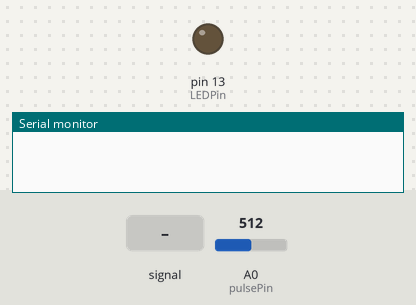
A sketch run on a simulated Arduino Uno, built with avr-gcc and run on an emulated ATmega328P. Parts: output pins drawn as LEDs (lit = HIGH), the last lines printed to the serial monitor. The inputs (shaded band) are chosen by the test bench; at power-on: A0 (pulsePin) = 512.

Above: at 1.2 s.
1.3 s: A0 (pulsePin) fed a 200 Hz sine of ±81 counts around its level
At 4.0 s:
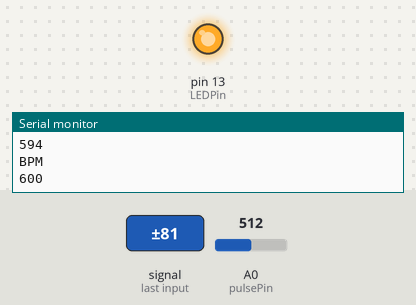
4.3 s: A0 (pulsePin) set to 535
At 5.3 s:
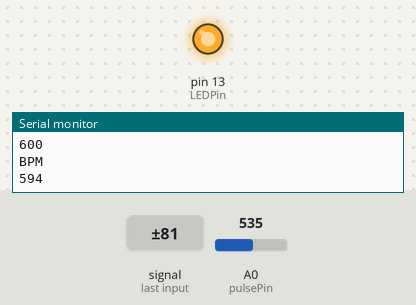
5.8 s: A0 (pulsePin) set to 514
At 6.6 s:
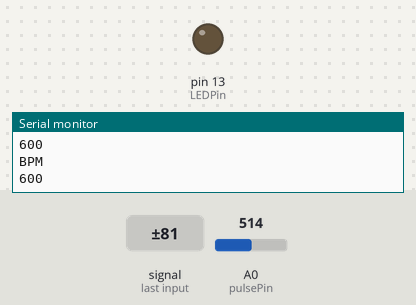
Timing chart, 0 to 8.8 s (numbered marks = the images above; inputs shaded):
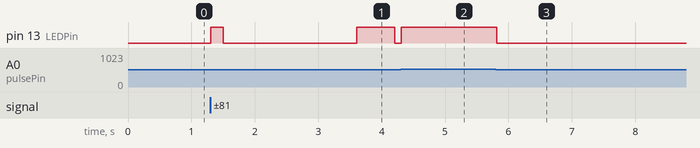

The sketch:

3.ino
```cpp
int pulsePin = A0;    // パルスセンサの入力ピンをA0にする
int LEDPin = 13;      // LEDのピンを13番にする
int pulseVal;         // パルスセンサの値を格納する変数
int threshold = 525;  // 心拍のしきい値、pulseValがこれより大きいとき心拍したとする
long time;
long previousTime; //todo
long timeDiff;
long bpm;

void setup() {
  pinMode(LEDPin, OUTPUT); // LEDPinを出力に設定する
  Serial.begin(9600);      // シリアル通信の開始
  previousTime = millis(); // todo
}

void loop() {
  pulseVal = analogRead(pulsePin);   // パルスセンサの読み取り
  //Serial.println(pulseVal);        // シリアルモニタに表示

  if(pulseVal >= threshold){         // もしパルスセンサの値(pulseVal)がしきい値(threshold)より大きければ
    digitalWrite(LEDPin, HIGH);      // LEDをつける
    time = millis();                 // 現在の時間を計測
    timeDiff = time - previousTime;  // 前回の心拍からの経過時間を計算する
    bpm = (60000) / timeDiff;        // bpmの計算
    Serial.println("BPM");           // シリアルモニタに表示
    //Serial.println(timeDiff);
    Serial.println(bpm);
    previousTime = time;             // previousTimeの更新
  }
  else{                              // でなければ
    digitalWrite(LEDPin, LOW);       // LEDを消す
  }
  delay(100);
}
```

Measured:
- the behaviour switches between 525 and 524 on A0 (pulsePin) (found by bisection; images 2 and 3)
- after the input at 1.3 s, pin 13 (LEDPin): LOW → HIGH at once, → LOW 0.20 s later, → HIGH 2.1 s later, → LOW 0.60 s later
- after the input at 4.3 s, pin 13 (LEDPin): LOW → HIGH at once
- after the input at 5.8 s, pin 13 (LEDPin): HIGH → LOW at once
